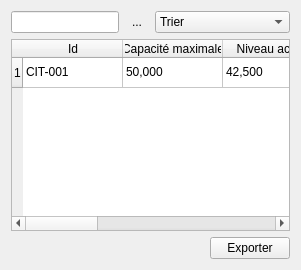
          <widget class="QWidget" name="consulterciterne">
           <layout class="QVBoxLayout" name="consulterLayout_3">
            <item>
             <layout class="QHBoxLayout" name="horizontalLayout_7">
              <item>
               <widget class="QLineEdit" name="SaiRecherche"/>
              </item>
              <item>
               <widget class="QToolButton" name="Recherche">
                <property name="text">
                 <string>...</string>
                </property>
                <property name="icon">
                 <iconset resource="img.qrc">
                  <normaloff>:/img/search.svg</normaloff>:/img/search.svg</iconset>
                </property>
                <property name="autoRaise">
                 <bool>true</bool>
                </property>
               </widget>
              </item>
              <item>
               <widget class="QComboBox" name="Trier">
                <item>
                 <property name="text">
                  <string>Trier</string>
                 </property>
                </item>
                <item>
                 <property name="text">
                  <string>État</string>
                 </property>
                </item>
                <item>
                 <property name="text">
                  <string>Niveau actuel</string>
                 </property>
                </item>
                <item>
                 <property name="text">
                  <string>Type d'huile</string>
                 </property>
                </item>
                <item>
                 <property name="text">
                  <string>Capacité maximale</string>
                 </property>
                </item>
                <item>
                 <property name="text">
                  <string>Température</string>
                 </property>
                </item>
                <item>
                 <property name="text">
                  <string>État</string>
                 </property>
                </item>
               </widget>
              </item>
             </layout>
            </item>
            <item>
             <widget class="QTableWidget" name="ListeCiterne">
              <property name="editTriggers">
               <set>QAbstractItemView::EditTrigger::NoEditTriggers</set>
              </property>
              <property name="alternatingRowColors">
               <bool>true</bool>
              </property>
              <property name="selectionMode">
               <enum>QAbstractItemView::SelectionMode::SingleSelection</enum>
              </property>
              <property name="selectionBehavior">
               <enum>QAbstractItemView::SelectionBehavior::SelectRows</enum>
              </property>
              <property name="sortingEnabled">
               <bool>true</bool>
              </property>
              <row/>
              <column>
               <property name="text">
                <string>Id</string>
               </property>
              </column>
              <column>
               <property name="text">
                <string>Capacité maximale</string>
               </property>
              </column>
              <column>
               <property name="text">
                <string>Niveau actuel</string>
               </property>
              </column>
              <column>
               <property name="text">
                <string>Type d'huile</string>
               </property>
              </column>
              <column>
               <property name="text">
                <string>Température</string>
               </property>
              </column>
              <column>
               <property name="text">
                <string>État</string>
               </property>
              </column>
              <column>
               <property name="text">
                <string>Action</string>
               </property>
              </column>
              <item row="0" column="0">
               <property name="text">
                <string>CIT-001</string>
               </property>
              </item>
              <item row="0" column="1">
               <property name="text">
                <string>50,000</string>
               </property>
              </item>
              <item row="0" column="2">
               <property name="text">
                <string>42,500</string>
               </property>
              </item>
              <item row="0" column="3">
               <property name="text">
                <string>Olive</string>
               </property>
              </item>
              <item row="0" column="4">
               <property name="text">
                <string>45°C</string>
               </property>
              </item>
              <item row="0" column="5">
               <property name="text">
                <string>Actif</string>
               </property>
              </item>
             </widget>
            </item>
            <item>
             <layout class="QHBoxLayout" name="_2">
              <item>
               <spacer name="horizontalSpacer_export_3">
                <property name="orientation">
                 <enum>Qt::Orientation::Horizontal</enum>
                </property>
                <property name="sizeHint" stdset="0">
                 <size>
                  <width>40</width>
                  <height>20</height>
                 </size>
                </property>
               </spacer>
              </item>
              <item>
               <widget class="QPushButton" name="exporterListeCiterne">
                <property name="text">
                 <string>Exporter</string>
                </property>
                <property name="icon">
                 <iconset resource="img.qrc">
                  <normaloff>:/img/export.svg</normaloff>:/img/export.svg</iconset>
                </property>
                <property name="iconSize">
                 <size>
                  <width>18</width>
                  <height>18</height>
                 </size>
                </property>
               </widget>
              </item>
             </layout>
            </item>
           </layout>
          </widget>
